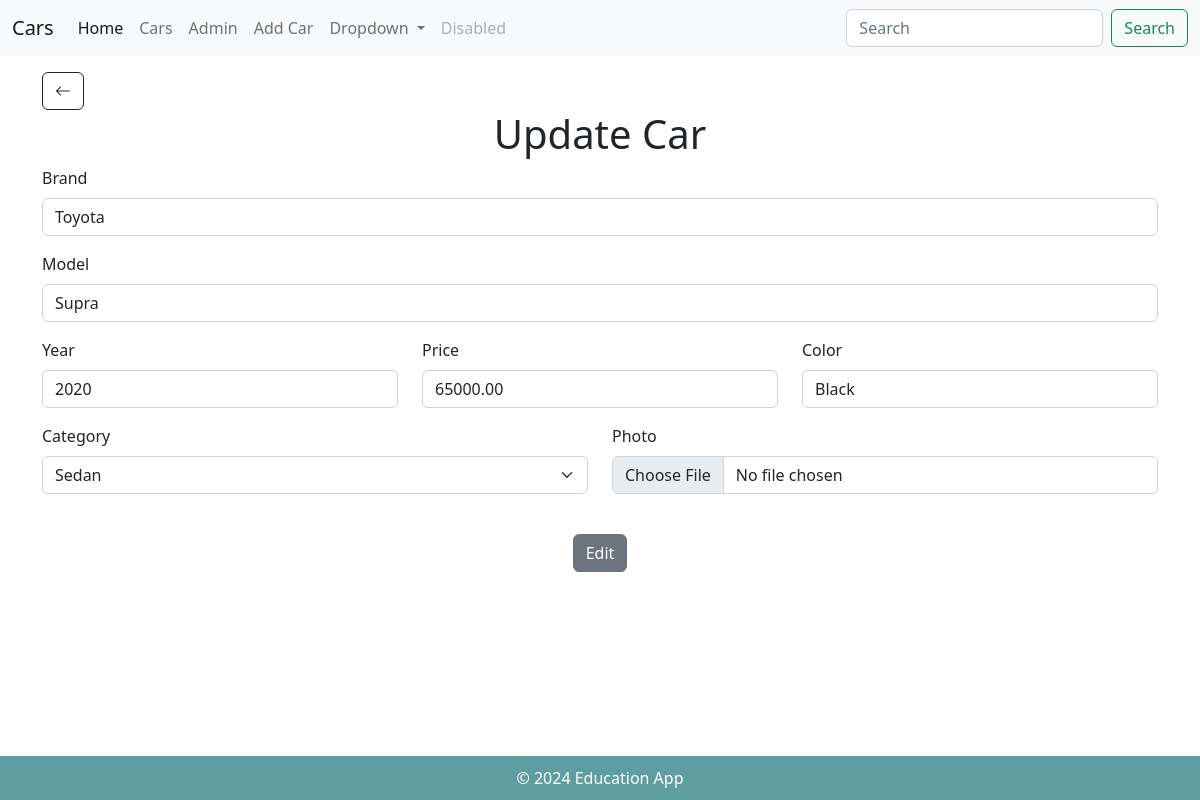
The app's page /edit/1/, older data.
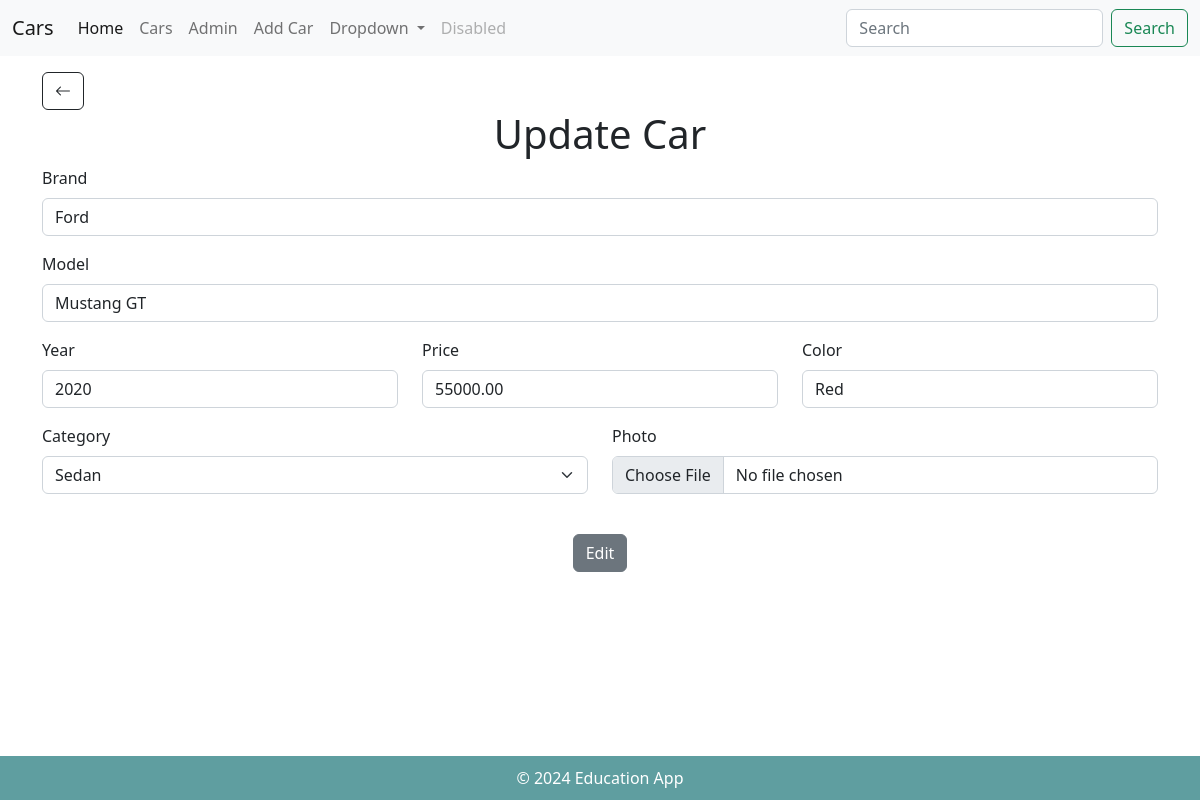
The same page, newer data.
### cars/models.py (models this page shows, shortened)
class Car(models.Model):
    CATEGORY_CHOICES = [
        (0, 'Sedan'),
        (1, 'SUV'),
        (2, 'Electric'),
        (3, 'Coupe'),
    ]
    brand = models.CharField(max_length=255)
    model = models.CharField(max_length=255)
    year = models.IntegerField()
    price = models.DecimalField(max_digits=15, decimal_places=2)
    color = models.CharField(max_length=100)
    photo = models.ImageField(blank=True, upload_to='cars/')
    category = models.IntegerField(choices=CATEGORY_CHOICES, default=0)

### cars/views.py (the view)
# urls.py: path('edit/<int:id>/', views.edit),
def edit(request, id):
    try: car = Car.objects.get(id=id)
    except Car.DoesNotExist:
        return render(request, "error_404.html")
    form = EditCar(instance=car)
    if request.method == "POST":
        form = CreateCar(request.POST, instance=car)
        if form.is_valid():
            form.save()
            return redirect("/cars")
    return render(request, "edit.html", {"form": form, "return_url": "/"})

### cars/forms/edit.py
class EditCar(forms.ModelForm):
    class Meta:
        model = Car
        fields = "__all__"
        widgets = {
            'category': forms.Select(attrs={'class': 'form-select'}),
        }

### cars/templates/edit.html (shortened to what this page needs)
{% extends "list.html" %}
{% block content %}
<h1 class="text-center">Update Car</h1>
<form method="post">
    <div class="mb-3">
        <label class="form-label">Brand</label>
        <input value="{{ form.brand.value }}" type="text" name="brand" class="form-control" placeholder="Enter brand">
    </div>
    <div class="mb-3">
        <label class="form-label">Model</label>
        <input value="{{ form.model.value }}" type="text" name="model" class="form-control" placeholder="Enter model">
    </div>
    <div class="row">
        <div class="col">
            <div class="mb-3">
                <label class="form-label">Year</label>
                <input value="{{ form.year.value}}" type="text" name="year" class="form-control"
                    placeholder="Enter year">
            </div>
        </div>
        <div class="col">
            <div class="mb-3">
                <label class="form-label">Price</label>
                <input value="{{ form.price.value }}" type="text" name="price" class="form-control"
                    placeholder="Enter price">
            </div>
        </div>
        <div class="col">
            <div class="mb-3">
                <label class="form-label">Color</label>
                <input value="{{ form.color.value }}" type="text" name="color" class="form-control"
                    placeholder="Enter color">
            </div>
        </div>
    </div>
    <div class="row">
        <div class="col">
            <div class="mb-3">
                <label class="form-label">{{form.category.label}}</label>
                {{form.category}}
            </div>
        </div>
        <div class="col">
            <div class="mb-3">
                <label class="form-label">Photo</label>
                <input type="file" name="photo" class="form-control">
            </div>
        </div>
    </div>
    <div class="text-center mt-4">
        <button type="submit" class="btn btn-secondary">Edit</button>
    </div>
</form>
{% endblock %}

Row changes from the older to the newer data that the page shows:
changed Car "Sedan": brand "Toyota" → "Ford"; model "Supra" → "Mustang GT"; price "65000.00" → "55000.00"; color "Black" → "Red"
